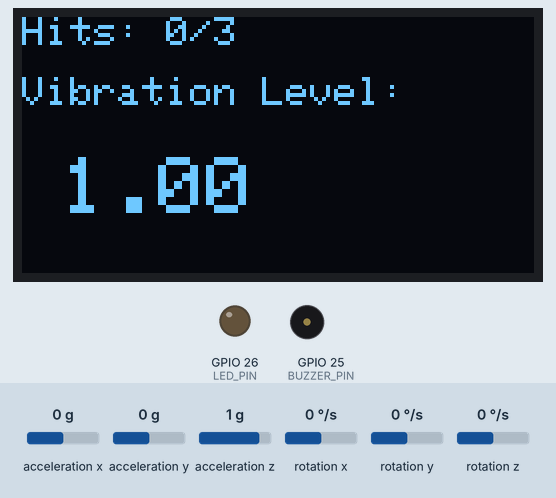
A sketch run on a simulated ESP32. Parts: 128×64 one-colour display, output pins drawn as LEDs (lit = HIGH), buzzer (waves = sounding, pin HIGH). The inputs (shaded band) are chosen by the test bench; at power-on: acceleration x 0 g, acceleration y 0 g, acceleration z 1 g, rotation x 0 °/s, rotation y 0 °/s, rotation z 0 °/s. WiFi joins after 1.5 s; servers stay silent unless stated; uploads are accepted with an empty reply; what the sketch prints to the serial monitor is not drawn.

Above: at 3.7 s.
3.8 s: acceleration x set to -1.4 g
At 4.9 s:
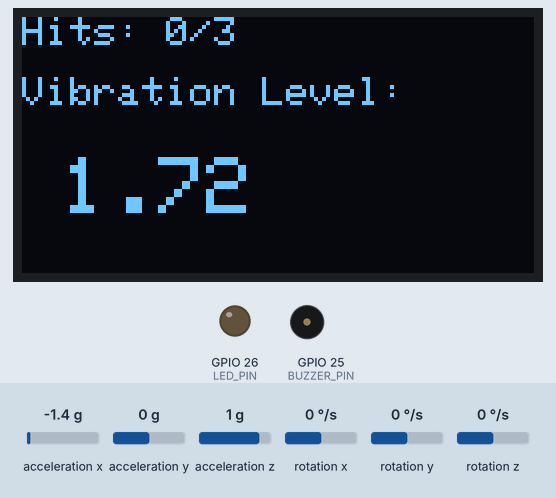
5.3 s: acceleration y set to -0.4 g
At 6.0 s:
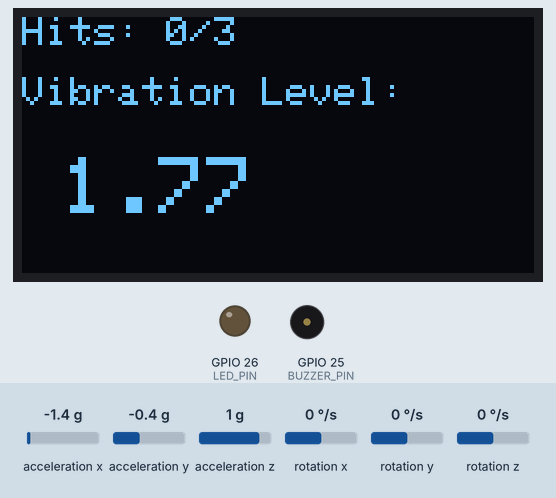
6.8 s: acceleration y set to -0.7 g
At 8.2 s:
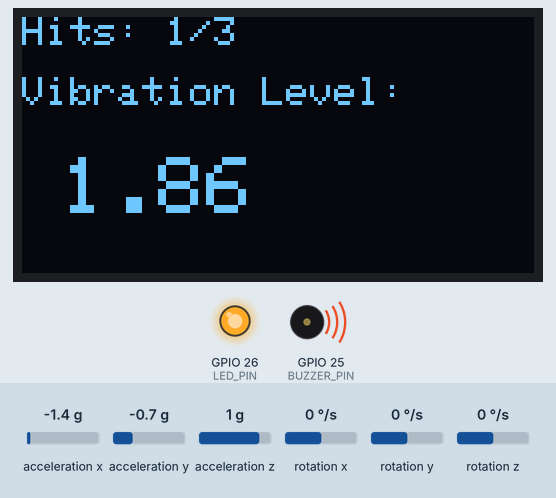
8.7 s: acceleration z set to -1.4 g
At 9.2 s:
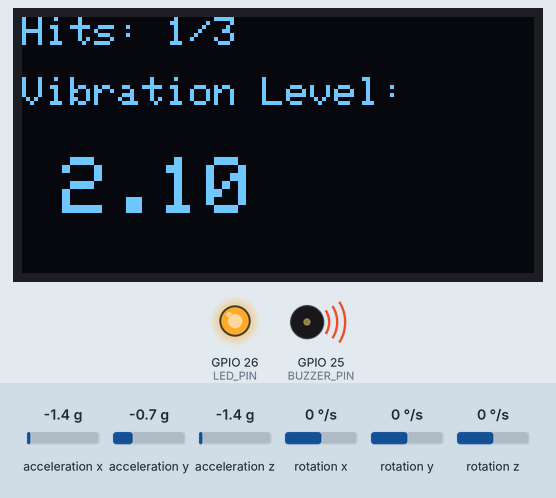
Timing chart, 0 to 11.2 s (numbered marks = the images above; inputs shaded):
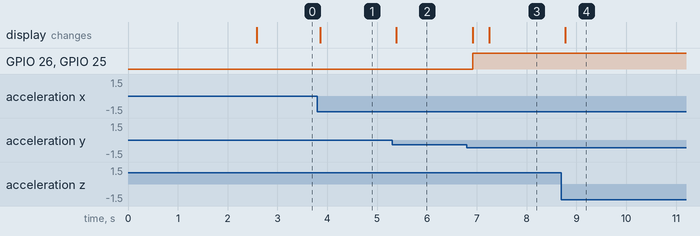

The sketch:

sketch_feb5a.ino
```cpp
#include <Wire.h>
#include <Adafruit_GFX.h>
#include <Adafruit_SH110X.h>
#include <MPU6050.h>
#include <WiFi.h>
#include <HTTPClient.h>
#include <base64.h>

// -------- OLED CONFIG --------
#define SCREEN_WIDTH 128
#define SCREEN_HEIGHT 64
#define OLED_ADDRESS 0x3C
#define OLED_RESET -1

// -------- PIN CONFIG --------
#define SDA_PIN 21
#define SCL_PIN 22
#define BUZZER_PIN 25
#define LED_PIN 26

// -------- WIFI --------
#define WIFI_SSID "wifi username"
#define WIFI_PASSWORD "wifi password"

// -------- TWILIO CONFIG (PASTE YOUR KEYS HERE) --------
#define TWILIO_ACCOUNT_SID "AC9372c00xxxxxxxxxxxxxxxxxd2d43"
#define TWILIO_AUTH_TOKEN "0f43befc9xxxxxxxxxxxxxxxxxc2650"
#define TWILIO_PHONE_NUMBER "+15xxxxxxx804"
#define YOUR_PHONE_NUMBER "xxxxxxxxxxxxxxx"

// -------- LOGIC SETTINGS --------
#define VIBRATION_THRESHOLD 1.8
#define HIT_COOLDOWN 5000       // 5 seconds (Wait this long before counting a new hit)
#define COUNTER_TTL 60000       // 60 seconds (If quiet for 60s, reset counter to 0)

// -------- OBJECTS --------
Adafruit_SH1106G display(SCREEN_WIDTH, SCREEN_HEIGHT, &Wire, OLED_RESET);
MPU6050 mpu;

// -------- VARIABLES --------
int earthquakeCount = 0;           // Tracks number of hits
unsigned long lastTriggerTime = 0; // Tracks time of last valid hit

// ================= SEND SMS =================
void sendTwilioSMS(String message) {
  if (WiFi.status() != WL_CONNECTED) return;

  HTTPClient http;
  String url = "https://api.twilio.com/2010-04-01/Accounts/" +
               String(TWILIO_ACCOUNT_SID) + "/Messages.json";

  http.begin(url);
  http.addHeader("Content-Type", "application/x-www-form-urlencoded");

  String auth = String(TWILIO_ACCOUNT_SID) + ":" + String(TWILIO_AUTH_TOKEN);
  String encodedAuth = base64::encode(auth);
  http.addHeader("Authorization", "Basic " + encodedAuth);

  String body = "To=" + String(YOUR_PHONE_NUMBER) +
                "&From=" + String(TWILIO_PHONE_NUMBER) +
                "&Body=" + message;

  int httpCode = http.POST(body);
  http.end();

  Serial.print("SMS Status: ");
  Serial.println(httpCode);
}

// ================= MAKE CALL =================
void makeTwilioCall() {
  if (WiFi.status() != WL_CONNECTED) return;

  HTTPClient http;
  String url = "https://api.twilio.com/2010-04-01/Accounts/" +
               String(TWILIO_ACCOUNT_SID) + "/Calls.json";

  http.begin(url);
  http.addHeader("Content-Type", "application/x-www-form-urlencoded");

  String auth = String(TWILIO_ACCOUNT_SID) + ":" + String(TWILIO_AUTH_TOKEN);
  String encodedAuth = base64::encode(auth);
  http.addHeader("Authorization", "Basic " + encodedAuth);

  // We use the 'Twiml' parameter to define what the call says without needing an external XML file
  String speech = "<Response><Say>Emergency! Earthquake detected. Level 3 Alert.</Say></Response>";

  String body = "To=" + String(YOUR_PHONE_NUMBER) +
                "&From=" + String(TWILIO_PHONE_NUMBER) +
                "&Twiml=" + speech;

  int httpCode = http.POST(body);
  http.end();

  Serial.print("Call Status: ");
  Serial.println(httpCode);
}

// ================= SETUP =================
void setup() {
  Serial.begin(115200);

  pinMode(BUZZER_PIN, OUTPUT);
  pinMode(LED_PIN, OUTPUT);

  Wire.begin(SDA_PIN, SCL_PIN);

  // OLED
  display.begin(OLED_ADDRESS, true);
  display.clearDisplay();
  display.setTextColor(SH110X_WHITE);
  display.setTextSize(1);
  display.setCursor(10, 20);
  display.println("Seismograph");
  display.setCursor(10, 35);
  display.println("System Ready");
  display.display();

  // MPU6050
  mpu.initialize();

  // WiFi
  WiFi.begin(WIFI_SSID, WIFI_PASSWORD);
  while (WiFi.status() != WL_CONNECTED) {
    delay(500);
    Serial.print(".");
  }

  Serial.println("\nWiFi Connected");
  delay(1000);
}

// ================= LOOP =================
void loop() {
  int16_t ax, ay, az;
  mpu.getAcceleration(&ax, &ay, &az);

  float x = ax / 16384.0;
  float y = ay / 16384.0;
  float z = az / 16384.0;

  float vibration = sqrt(x * x + y * y + z * z);

  // OLED Display Logic
  display.clearDisplay();
  display.setTextSize(1);
  display.setCursor(0, 0);
  display.print("Hits: ");
  display.print(earthquakeCount);
  display.print("/3");

  display.setCursor(0, 15);
  display.println("Vibration Level:");
  display.setTextSize(2);
  display.setCursor(10, 35);
  display.print(vibration, 2);
  display.display();

  // -------- ALERT LOGIC --------
  if (vibration >= VIBRATION_THRESHOLD) {
    digitalWrite(BUZZER_PIN, HIGH);
    digitalWrite(LED_PIN, HIGH);

    unsigned long currentMillis = millis();

    // 1. Debounce Check: Has enough time passed since the last count?
    if (currentMillis - lastTriggerTime > HIT_COOLDOWN) {

      // 2. TTL Check: If it's been too long since the last hit, reset counter
      if (currentMillis - lastTriggerTime > COUNTER_TTL) {
        earthquakeCount = 0;
        Serial.println("TTL Expired. Counter Reset.");
      }

      // 3. Increment Counter
      earthquakeCount++;
      lastTriggerTime = currentMillis;
      Serial.print("Vibration detected! Count: ");
      Serial.println(earthquakeCount);

      // 4. Action Decision
      if (earthquakeCount < 3) {
        sendTwilioSMS("Alert " + String(earthquakeCount) + "/3: Vibration Detected!");
      } else {
        makeTwilioCall();
        // Optional: Reset count after call so it doesn't spam calls continuously?
        // earthquakeCount = 0;
      }
    }
  } else {
    digitalWrite(BUZZER_PIN, LOW);
    digitalWrite(LED_PIN, LOW);
  }

  delay(100);
}
```

Measured:
- the behaviour switches between -0.5 and -0.6 g on acceleration y (found by bisection; images 2 and 3)
- after the input at 3.8 s, the display: changes after 0.06 s (image 1)
- after the input at 5.3 s, the display: changes after 0.09 s (image 2)
- after the input at 6.8 s, GPIO 26 (LED_PIN), GPIO 25 (BUZZER_PIN): LOW → HIGH after 0.12 s; the display: first changes after 0.12 s (image 3 shows a later state)
- after the input at 8.7 s, the display: changes after 0.08 s (image 4)
